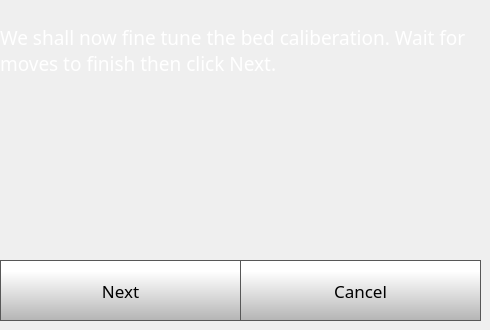
    <widget class="QWidget" name="fullStep1Page">
     <widget class="QLabel" name="caliberateLabel_27">
      <property name="geometry">
       <rect>
        <x>0</x>
        <y>10</y>
        <width>481</width>
        <height>81</height>
       </rect>
      </property>
      <property name="font">
       <font>
        <family>Gotham</family>
        <pointsize>14</pointsize>
        <weight>50</weight>
        <bold>false</bold>
       </font>
      </property>
      <property name="styleSheet">
       <string notr="true">color: rgb(255, 255, 255);</string>
      </property>
      <property name="text">
       <string>We shall now fine tune the bed caliberation. Wait for moves to finish then click Next. </string>
      </property>
      <property name="wordWrap">
       <bool>true</bool>
      </property>
     </widget>
     <widget class="QPushButton" name="fullStep1NextButton_2">
      <property name="geometry">
       <rect>
        <x>0</x>
        <y>260</y>
        <width>241</width>
        <height>61</height>
       </rect>
      </property>
      <property name="font">
       <font>
        <family>Gotham</family>
        <pointsize>13</pointsize>
       </font>
      </property>
      <property name="styleSheet">
       <string notr="true">QPushButton {
     border: 1px solid rgb(87, 87, 87);
	background-color: qlineargradient(spread:pad, x1:0, y1:1, x2:0, y2:0.188, stop:0 rgba(180, 180, 180, 255), stop:1 rgba(255, 255, 255, 255));


}

QPushButton:pressed {
    background-color: qlineargradient(x1: 0, y1: 0, x2: 0, y2: 1,
                                      stop: 0 #dadbde, stop: 1 #f6f7fa);
}

QPushButton:flat {
    border: none; /* no border for a flat push button */
}

QPushButton:default {
    border-color: navy; /* make the default button prominent */
}

QPushButton:focus {
	outline: none;
}</string>
      </property>
      <property name="text">
       <string>Next</string>
      </property>
      <property name="iconSize">
       <size>
        <width>40</width>
        <height>40</height>
       </size>
      </property>
     </widget>
     <widget class="QPushButton" name="fullStep1CancelButton_2">
      <property name="geometry">
       <rect>
        <x>240</x>
        <y>260</y>
        <width>241</width>
        <height>61</height>
       </rect>
      </property>
      <property name="font">
       <font>
        <family>Gotham</family>
        <pointsize>13</pointsize>
       </font>
      </property>
      <property name="styleSheet">
       <string notr="true">QPushButton {
     border: 1px solid rgb(87, 87, 87);
	background-color: qlineargradient(spread:pad, x1:0, y1:1, x2:0, y2:0.188, stop:0 rgba(180, 180, 180, 255), stop:1 rgba(255, 255, 255, 255));


}

QPushButton:pressed {
    background-color: qlineargradient(x1: 0, y1: 0, x2: 0, y2: 1,
                                      stop: 0 #dadbde, stop: 1 #f6f7fa);
}

QPushButton:flat {
    border: none; /* no border for a flat push button */
}

QPushButton:default {
    border-color: navy; /* make the default button prominent */
}

QPushButton:focus {
	outline: none;
}</string>
      </property>
      <property name="text">
       <string>Cancel</string>
      </property>
      <property name="iconSize">
       <size>
        <width>40</width>
        <height>40</height>
       </size>
      </property>
     </widget>
    </widget>
